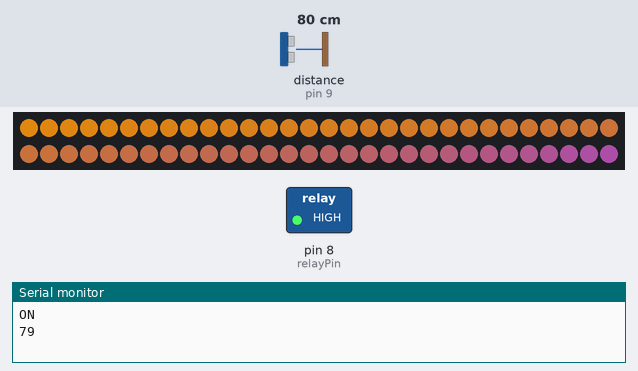
Simulated run of this sketch. Board: Arduino Uno, built with avr-gcc and run on an emulated ATmega328P. On the bench: 60 RGB LEDs in strip order, left to right, continuing on the next row, switched loads named in the sketch (green lamp = pin HIGH), the last lines printed to the serial monitor. Wiring (inferred from the names in the program): ultrasonic range finder: trigger pin 10; echo pin 9. The inputs (shaded band) are chosen by the test bench; at power-on: distance to the obstacle (sensor on pin 9) 80 cm. The echo pulse lasts 58.3 µs per cm; dim RGB values are drawn brighter than linear; random numbers use the default seed unless the sketch sets one; pins used as bus, display or sensor lines are not drawn.

Above: at 0.53 s.
1.7 s: distance to the obstacle (sensor on pin 9) set to 101 cm
At 3.2 s:
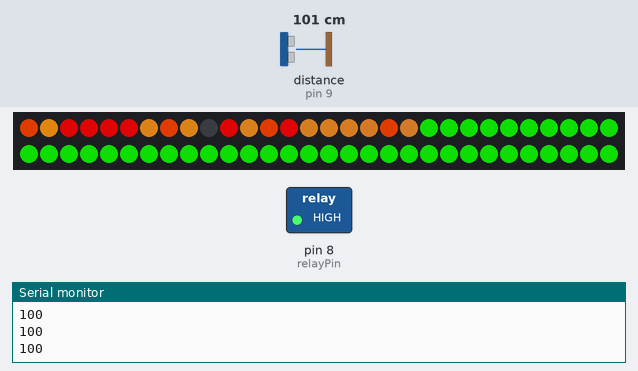
3.3 s: distance to the obstacle (sensor on pin 9) set to 112 cm
At 6.2 s:
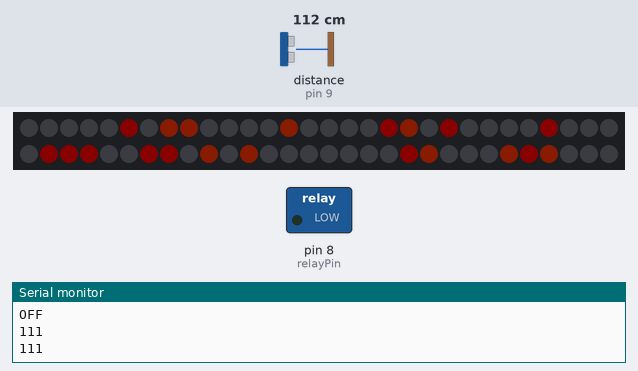
6.3 s: distance to the obstacle (sensor on pin 9) set to 2 cm
At 6.86 s:
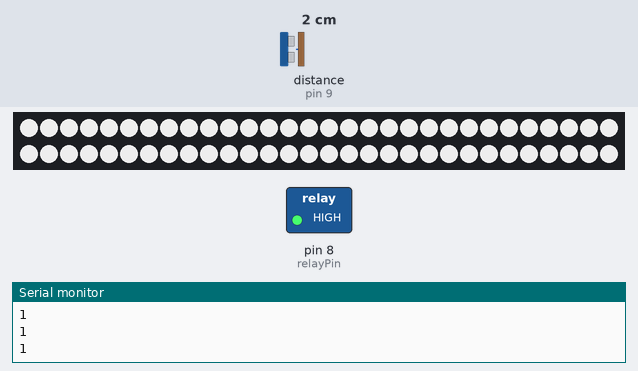
Timing chart, 0 to 9.3 s (numbered marks = the images above; inputs shaded):
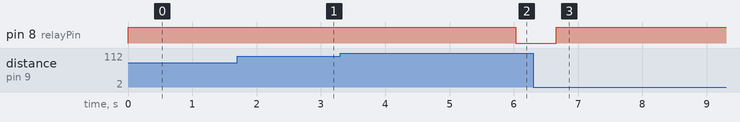

The sketch:

first_dorm_smartLight.ino
```cpp
#include <Adafruit_NeoPixel.h>
/*
WORK_STATE
- common
  BRIGHTNESS 150
- SEITCH
  first part (0~19)
    - Fire_Mode()
  second part (20~LED_COUNT)
    - My distance with screen (RED to GREEN)
  Third part (Last 10 LEDs)
  input tomorrow wether state
    - RED / GREEN / BLUE

SLEEP_STETE
- commom
  BRIGHTNESS 10
  Fire_Mode()

NEED_LIGHT_STATE
- commom
  BRIGHTNESS 180
  Whhite_Mode()
  while(long time leave) => SLEEP MODE
*/
// 狀態機相關變量
enum State {INIT, SLEEP_STATE, WORK_STATE,NEED_LIGHT_STATE};
State State_Machine = WORK_STATE;
State LastState = State_Machine;

#define TURN_ON 1
#define TURN_OFF 0

const int scanDelayTime = 100; //每次掃描間隔(ms) 250

// I/O Pin
const int trigPin = 10;                 //Trig Pin
const int echoPin = 9;                  //Echo Pin
const int relayPin = 8;                 //Relay Pin

// 定義燈條接口和燈珠數量
#define LED_PIN 5
#define LED_COUNT 60

// 創建燈條對象
Adafruit_NeoPixel strip(LED_COUNT, LED_PIN, NEO_GRB + NEO_KHZ800);

// 設定 Timer 周期和計數器初值
const int TIMER_PERIOD_MS = 30;

void setup() {
  // 啟用 Timer1 中斷，並設定為 CTC 模式
  noInterrupts();
  TCCR1A = 0;
  TCCR1B = 0;
  TCNT1 = 0;
  OCR1A = TIMER_PERIOD_MS * 1000 / 64; // 設定比較值，使用 64 分頻
  TCCR1B |= (1 << WGM12);
  TCCR1B |= (1 << CS11);
  TCCR1B |= (1 << CS10);
  TIMSK1 |= (1 << OCIE1A);
  interrupts();

  // 初始化燈條
  strip.begin();
  strip.show(); // 關閉所有燈
  strip.setBrightness(160); // Set BRIGHTNESS to about 1/5 (max = 255)
  Serial.begin(115200);             // Serial Port begin

  // INITI/O Pin
  pinMode(relayPin, OUTPUT);      //Define inputs and outputs
  pinMode(trigPin, OUTPUT);
  pinMode(echoPin, INPUT);

  RELAY_SWITCH(true);
}

// 定義上下界
const int LOWER_THRESHOLD_DISTANCE = 85; // 下界設為 n 公分
const int UPPER_THRESHOLD_DISTANCE = 105; // 上界設為 n 公分
const int LOWEST_DISTANCE = 15;
const int RED_DISTANCE = 55;
const int GREEN_DISTANCE = 85;
// 宣告需要更新 LED 燈條的變數
bool need_update_led = false;
int distanceVal = 0;
void loop() {
  distanceVal = SCAN();
  CHANGE_STATE(distanceVal);
  if(LastState != State_Machine){ // run once time
    LastState = State_Machine;
    switch (State_Machine) {
    case WORK_STATE:
      RELAY_SWITCH(1);
      break;
    case SLEEP_STATE:
      RELAY_SWITCH(0);
      break;
    case NEED_LIGHT_STATE:
      digitalWrite(relayPin, HIGH);
      /*Turn ON all LEDs*/
      strip.setBrightness(200);
      for (int i = 0; i < LED_COUNT; i++)
        strip.setPixelColor(i, strip.Color(255,255,255));
      strip.show();
      break;
    }
  }
}

// 定義 debounce 次數
const int DEBOUNCE_COUNT = 20;
// 宣告變數紀錄 debounce 次數
int debounceCount = 0;
// 宣告變數紀錄前一次判斷結果
State lastResult = WORK_STATE;
bool leaveNEED_LIGHT_STATE = true;
int low_distance_counter = 0; // 計算距離低於LOWEST_DISTANCE的次數

void CHANGE_STATE(int distance){
  if (leaveNEED_LIGHT_STATE && distance <= LOWEST_DISTANCE) {
    low_distance_counter++;
    if (low_distance_counter >= 3) { // 如果距離連續低於LOWEST_DISTANCE n 次或以上
      leaveNEED_LIGHT_STATE = false;
      State_Machine = (State_Machine == NEED_LIGHT_STATE) ? lastResult : NEED_LIGHT_STATE;
      // lastResult    = (State_Machine == NEED_LIGHT_STATE) ? NEED_LIGHT_STATE : lastResult;
    }
  } else {
    leaveNEED_LIGHT_STATE = true;
    low_distance_counter = 0; // 如果距離不低於LOWEST_DISTANCE，則重置低距離計數器
  }
  if (State_Machine == NEED_LIGHT_STATE) return;


  State result = WORK_STATE;
  // 判斷是否符合上下界
  if (distance > UPPER_THRESHOLD_DISTANCE) result = SLEEP_STATE; // 符合上界
  else if (distance < LOWER_THRESHOLD_DISTANCE && distance > LOWEST_DISTANCE) result = WORK_STATE; // 符合下界

  // 當前判斷結果與前一次不同時，重置 debounceCount
  if (result != lastResult) debounceCount = 0;

  // 當前判斷結果與前一次相同時，且 debounceCount 還沒達到設定值時，增加 debounceCount
  if (result == lastResult && debounceCount < DEBOUNCE_COUNT)
    debounceCount++;

  // 當 debounceCount 達到設定值時
  if (debounceCount == DEBOUNCE_COUNT) {
    debounceCount = 0; // 重置 debounceCount
    switch (result){
    case WORK_STATE:
      State_Machine = WORK_STATE;
      break;
    case SLEEP_STATE:
      State_Machine = SLEEP_STATE;
      break;
    }
  }
  lastResult = result; // 更新前一次判斷結果
}

void RELAY_SWITCH(boolean mode){
  if(mode){
    digitalWrite(relayPin, HIGH);
    POWER_ON();
    Serial.println("ON");
    strip.setBrightness(160);
  }else{
    strip.setBrightness(10);
    POWER_OFF();
    digitalWrite(relayPin, LOW);
    Serial.println("OFF");
  }
}
void POWER_ON(){
  strip.clear();
  strip.show();
  for(int i=0;i<60;i++){
    strip.setPixelColor(i, strip.Color(255-3*i, 153-2*i, 18+i));         //  Set pixel's color (in RAM)
    strip.show();                          //  Update strip to match
    delay(5);
  }
}
void POWER_OFF(){
  for(int i=59;i>=0;i--){
    strip.setPixelColor(i, strip.Color(0,0,0));         //  Set pixel's color (in RAM)
    strip.show();                          //  Update strip to match
    delay(5);
  }
}
int SCAN(void){
  long duration, cm;
  digitalWrite(trigPin, LOW);
  delayMicroseconds(5);
  digitalWrite(trigPin, HIGH);     // 給 Trig 高電位，持續 10微秒
  delayMicroseconds(10);
  digitalWrite(trigPin, LOW);

  pinMode(echoPin, INPUT);             // 讀取 echo 的電位
  duration = pulseIn(echoPin, HIGH);   // 收到高電位時的時間
  cm = (duration/2) / 29.1;         // 將時間換算成距離 cm
  Serial.println(cm);
  delay(scanDelayTime);
  cm = constrain(cm, 0, 150); // 將距離限制在最小值和最大值之間
  return cm;
}

int LED_RGB[3] = {0,0,0};
// Timer1 比較匹配中斷服務程序
int SleepTime = 0;
int LIGHT_STATE_TIME = 0;
ISR(TIMER1_COMPA_vect) {
  static uint32_t last_update_time_30ms = 0;
  static uint32_t last_update_time_SLOW = 0;
  uint32_t current_time = millis();

  /*Distance color mode*/
  if (current_time - last_update_time_30ms >= TIMER_PERIOD_MS*2) { //30ms *2
    last_update_time_30ms = current_time;
    switch (State_Machine) {
    case WORK_STATE:
      const int STEP = 8;
      int MAP_VAL = MAP_VAL = (distanceVal-RED_DISTANCE)*(255-STEP)/(GREEN_DISTANCE - RED_DISTANCE);
      MAP_VAL =  (MAP_VAL>(255-STEP)) ? (255-STEP) : (MAP_VAL < 0)? 0 : MAP_VAL;
      if(abs(LED_RGB[1] - MAP_VAL) > STEP){
        LED_RGB[1] = LED_RGB[1] + ((MAP_VAL > LED_RGB[1])?STEP:-1*STEP);
        LED_RGB[0] = 255 - LED_RGB[1];
        for (int i = 20; i < LED_COUNT; i++)
          strip.setPixelColor(i, strip.Color(LED_RGB[0], LED_RGB[1], 0));
        strip.show();
      }
      break;
    }
  }
  /* Fire_Mode() */
  if (current_time - last_update_time_SLOW >= 1500) {
    last_update_time_SLOW = current_time;
    int USE_RANGE = 0;
    switch (State_Machine) {
    case WORK_STATE:
      USE_RANGE = 20;
      SleepTime = 0;
      break;
    case SLEEP_STATE:
      USE_RANGE = LED_COUNT;
      SleepTime++;
      break;
    }
    /*After 30 min. Turn off all LEDs*/
    if(SleepTime > 2000){
      SleepTime = 2000;
      strip.setPixelColor(random(USE_RANGE),strip.Color(0,0,0));
      strip.setBrightness(0);
    }else{
    /*Normal state*/
      for(int i=0;i<USE_RANGE/5;i++){
        strip.setPixelColor(random(USE_RANGE),strip.Color(255, 5, 5));
        strip.setPixelColor(random(USE_RANGE),strip.Color(255, 69, 0));
      }
      strip.setPixelColor(random(USE_RANGE),strip.Color(0,0,0));
    }
    strip.show();


    /*LIGHT STATE*/
    if(State_Machine == NEED_LIGHT_STATE && LIGHT_STATE_TIME < 700){
      LIGHT_STATE_TIME++;
      if(LIGHT_STATE_TIME > 600){
        LIGHT_STATE_TIME = 900;
        State_Machine = SLEEP_STATE;
        lastResult = NEED_LIGHT_STATE;
      }
    }else if (State_Machine != NEED_LIGHT_STATE && LIGHT_STATE_TIME == 900) LIGHT_STATE_TIME = 0;
  }

}
```

Measured:
- the behaviour switches between 106 and 107 cm on distance to the obstacle (sensor on pin 9) (found by bisection; images 1 and 2)
- after the input at 3.3 s, pin 8 (relayPin): HIGH → LOW after 2.7 s
- after the input at 6.3 s, pin 8 (relayPin): LOW → HIGH after 0.36 s
- what the display in image 3 shows lasts 0.4 s, from 6.7 s to 7.1 s
